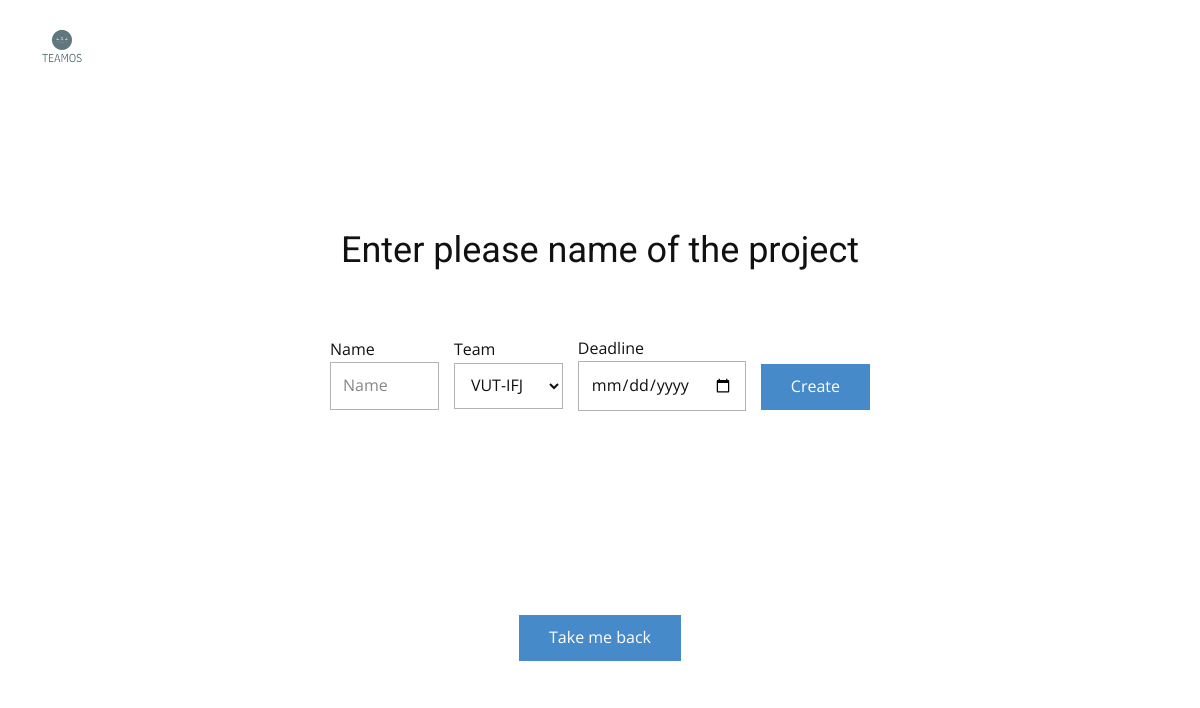
Before: /projects/create_new with the older database file.
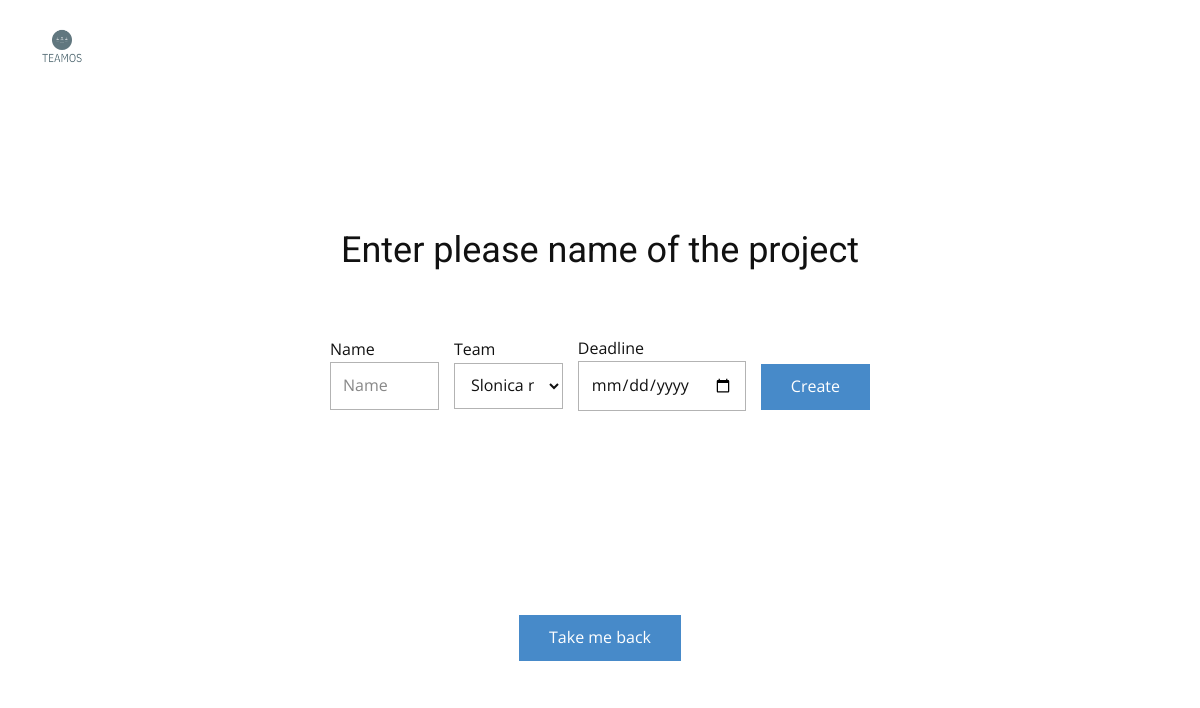
After: the same page with the newer database file.
### teams/models.py (models this page shows)
class Teams_list(models.Model):
    name = models.CharField(max_length=100)
    members = models.TextField(null=True)
    projects = models.TextField(null=True)
    invited = models.TextField(null=True)
    owner = models.CharField(max_length=100)

### projects/views.py (the view, shortened to what this page needs)
# urls.py: path('create_new', views.create_new, name='create_new'),
def create_new(request):
    data = Teams_list.objects.all()
    match =[]
    for item in data:
        if request.user.username in item.members :
            match = match + [item.name]
    return render(request, 'projects/create_new.html', {'teams' : match})

### templates/projects/create_new.html (shortened to what this page needs)
<!DOCTYPE html>
{% load static %}
<html style="font-size: 16px;" lang="en"><head>
    <link rel="stylesheet" href="{% static 'user_home/nicepage.css' %}" media="screen">
<link rel="stylesheet" href="{% static 'projects/Page-3.css' %}" media="screen">
  </head>
  <body class="u-body u-xl-mode" data-lang="en"><header class="u-clearfix u-header u-header" id="sec-b4e3"><div class="u-clearfix u-sheet u-sheet-1">
        <a href="{% url 'home' %}"  class="u-image u-logo u-image-1">
          <img src="{% static 'projects/images/teamos_logo.png' %}" class="u-logo-image u-logo-image-1">
        </a>
      </div></header>
    <section class="u-align-center u-clearfix u-section-1" id="sec-a90b">
      <div class="u-clearfix u-sheet u-sheet-1">
        <h2 class="u-text u-text-default u-text-1">Enter please name of the project</h2>
        <div class="u-form u-form-1">
          <form id="create_new_form" action="" method="post" class="u-clearfix u-form-horizontal u-form-spacing-15 u-inner-form" style="padding: 15px" >
            <div class="u-form-group u-form-name u-label-top u-form-group-1">
              <label for="name-558c" class="u-label">Name</label>
              <input type="text" placeholder="Name" id="name-558c" name="name" class="u-border-1 u-border-grey-30 u-input u-input-rectangle" required>
            </div>
               <div class="u-form-group u-form-name u-label-top u-form-group-2">
               <label for="lang" class="">Team</label>
                  <select name="team" id="lang" class="u-border-1 u-border-grey-30 u-input u-input-rectangle">
                      {% for team in teams %}
                    <option value="{{team}}">{{team}}</option>
                      {% endfor %}
                  </select>
               </div>
              <div class="u-form-group u-form-name u-label-top u-form-group-1">
              <label for="name-558ca" class="u-label">Deadline</label>
              <input type="date" id="name-558ca" name="deadline" class="u-border-1 u-border-grey-30 u-input u-input-rectangle" required>
            </div>
              <div class="u-form-group u-form-submit u-label-top u-form-group-2">
              <input type="submit" value="Create" class="u-btn u-btn-submit u-button-style">
            </div>
          </form>
        </div>
      </div>
        <a href="/projects" class="u-btn u-btn-submit u-button-style ">Take me back</a>
    </section>
</body>
</html>

Changed rows visible on the page:
removed Teams_list: team "VUT-IFJ"
added Teams_list: team "Slonica na snehu"
